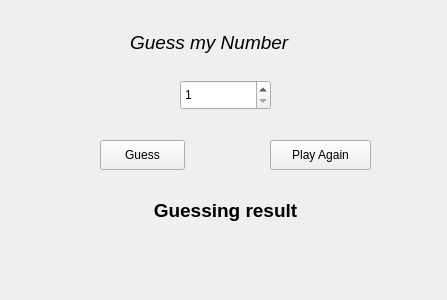
<?xml version="1.0" encoding="UTF-8"?>
<ui version="4.0">
 <class>Widget</class>
 <widget class="QWidget" name="Widget">
  <property name="geometry">
   <rect>
    <x>0</x>
    <y>0</y>
    <width>447</width>
    <height>300</height>
   </rect>
  </property>
  <property name="windowTitle">
   <string>Widget</string>
  </property>
  <widget class="QSpinBox" name="numOption">
   <property name="geometry">
    <rect>
     <x>180</x>
     <y>80</y>
     <width>91</width>
     <height>30</height>
    </rect>
   </property>
   <property name="minimum">
    <number>1</number>
   </property>
  </widget>
  <widget class="QPushButton" name="playAgain">
   <property name="geometry">
    <rect>
     <x>270</x>
     <y>140</y>
     <width>101</width>
     <height>30</height>
    </rect>
   </property>
   <property name="text">
    <string>Play Again</string>
   </property>
  </widget>
  <widget class="QPushButton" name="guessButton">
   <property name="geometry">
    <rect>
     <x>100</x>
     <y>140</y>
     <width>85</width>
     <height>30</height>
    </rect>
   </property>
   <property name="text">
    <string>Guess</string>
   </property>
  </widget>
  <widget class="QLabel" name="title">
   <property name="geometry">
    <rect>
     <x>130</x>
     <y>30</y>
     <width>211</width>
     <height>25</height>
    </rect>
   </property>
   <property name="font">
    <font>
     <pointsize>14</pointsize>
     <italic>true</italic>
    </font>
   </property>
   <property name="text">
    <string>Guess my Number</string>
   </property>
  </widget>
  <widget class="QLabel" name="result">
   <property name="geometry">
    <rect>
     <x>80</x>
     <y>170</y>
     <width>291</width>
     <height>81</height>
    </rect>
   </property>
   <property name="font">
    <font>
     <pointsize>14</pointsize>
     <weight>75</weight>
     <italic>false</italic>
     <bold>true</bold>
    </font>
   </property>
   <property name="text">
    <string>Guessing result</string>
   </property>
   <property name="alignment">
    <set>Qt::AlignCenter</set>
   </property>
   <property name="wordWrap">
    <bool>false</bool>
   </property>
  </widget>
 </widget>
 <layoutdefault spacing="6" margin="11"/>
 <resources/>
 <connections/>
</ui>
